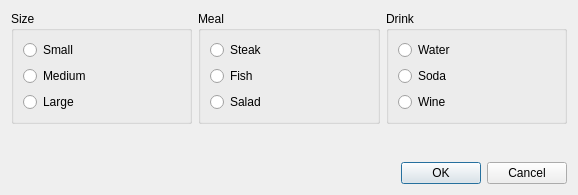
<?xml version="1.0" encoding="UTF-8"?>
<ui version="4.0">
 <class>Dialog</class>
 <widget class="QDialog" name="Dialog">
  <property name="geometry">
   <rect>
    <x>0</x>
    <y>0</y>
    <width>578</width>
    <height>195</height>
   </rect>
  </property>
  <property name="windowTitle">
   <string>Dialog</string>
  </property>
  <layout class="QVBoxLayout" name="verticalLayout_4">
   <item>
    <layout class="QHBoxLayout" name="horizontalLayout">
     <item>
      <widget class="QGroupBox" name="grpSize">
       <property name="title">
        <string>Size</string>
       </property>
       <layout class="QVBoxLayout" name="verticalLayout">
        <item>
         <widget class="QRadioButton" name="radioButton">
          <property name="text">
           <string>Small</string>
          </property>
         </widget>
        </item>
        <item>
         <widget class="QRadioButton" name="radioButton_2">
          <property name="text">
           <string>Medium</string>
          </property>
         </widget>
        </item>
        <item>
         <widget class="QRadioButton" name="radioButton_3">
          <property name="text">
           <string>Large</string>
          </property>
         </widget>
        </item>
       </layout>
      </widget>
     </item>
     <item>
      <widget class="QGroupBox" name="grpMeal">
       <property name="title">
        <string>Meal</string>
       </property>
       <layout class="QVBoxLayout" name="verticalLayout_2">
        <item>
         <widget class="QRadioButton" name="radioButton_4">
          <property name="text">
           <string>Steak</string>
          </property>
         </widget>
        </item>
        <item>
         <widget class="QRadioButton" name="radioButton_5">
          <property name="text">
           <string>Fish</string>
          </property>
         </widget>
        </item>
        <item>
         <widget class="QRadioButton" name="radioButton_6">
          <property name="text">
           <string>Salad</string>
          </property>
         </widget>
        </item>
       </layout>
      </widget>
     </item>
     <item>
      <widget class="QGroupBox" name="grpDrink">
       <property name="title">
        <string>Drink</string>
       </property>
       <layout class="QVBoxLayout" name="verticalLayout_3">
        <item>
         <widget class="QRadioButton" name="radioButton_7">
          <property name="text">
           <string>Water</string>
          </property>
         </widget>
        </item>
        <item>
         <widget class="QRadioButton" name="radioButton_8">
          <property name="text">
           <string>Soda</string>
          </property>
         </widget>
        </item>
        <item>
         <widget class="QRadioButton" name="radioButton_9">
          <property name="text">
           <string>Wine</string>
          </property>
         </widget>
        </item>
       </layout>
      </widget>
     </item>
    </layout>
   </item>
   <item>
    <spacer name="verticalSpacer">
     <property name="orientation">
      <enum>Qt::Vertical</enum>
     </property>
     <property name="sizeHint" stdset="0">
      <size>
       <width>20</width>
       <height>40</height>
      </size>
     </property>
    </spacer>
   </item>
   <item>
    <widget class="QDialogButtonBox" name="buttonBox">
     <property name="standardButtons">
      <set>QDialogButtonBox::Cancel|QDialogButtonBox::Ok</set>
     </property>
    </widget>
   </item>
  </layout>
 </widget>
 <resources/>
 <connections/>
</ui>
